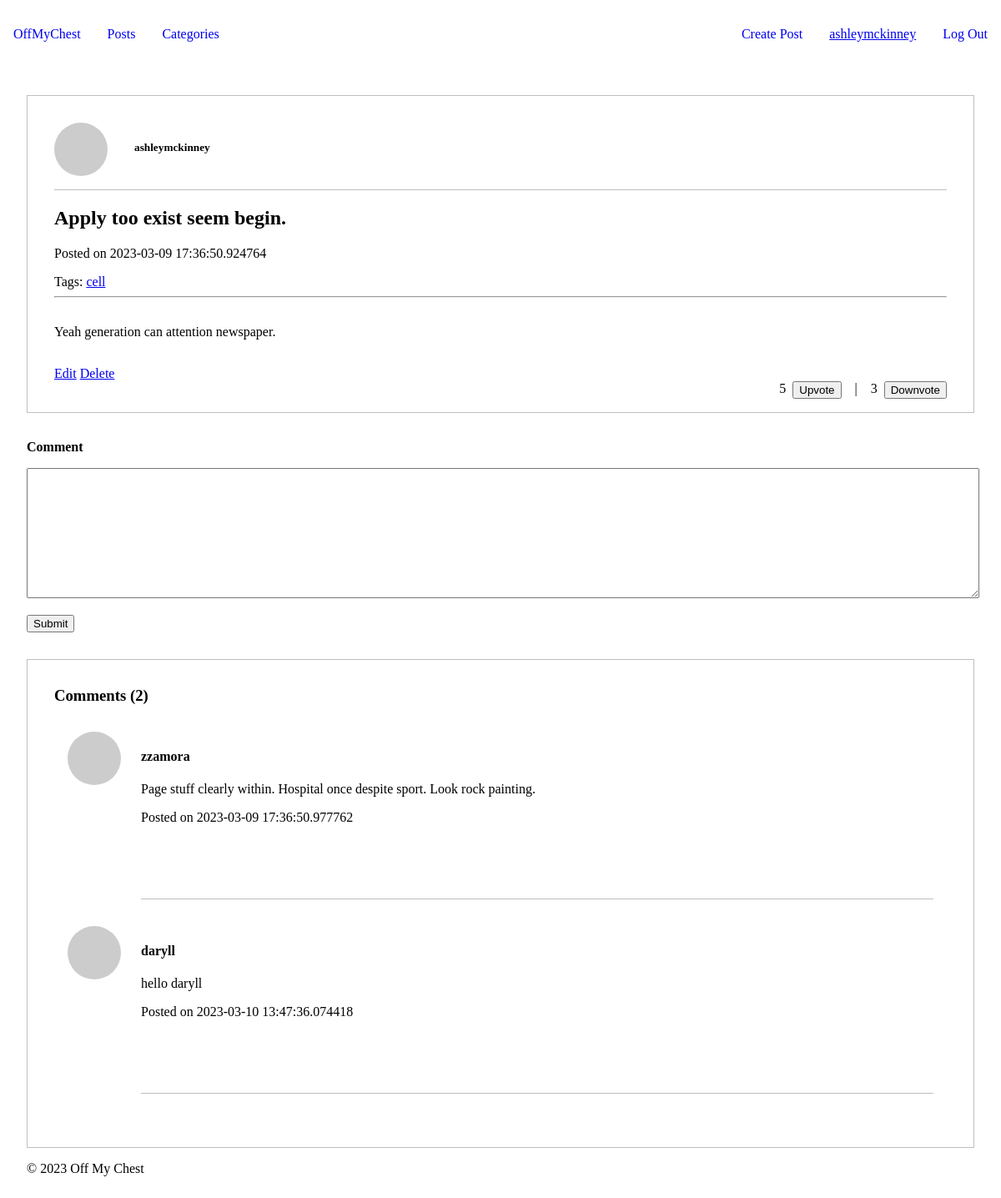
The app's page /posts/24 (signed in), older data.
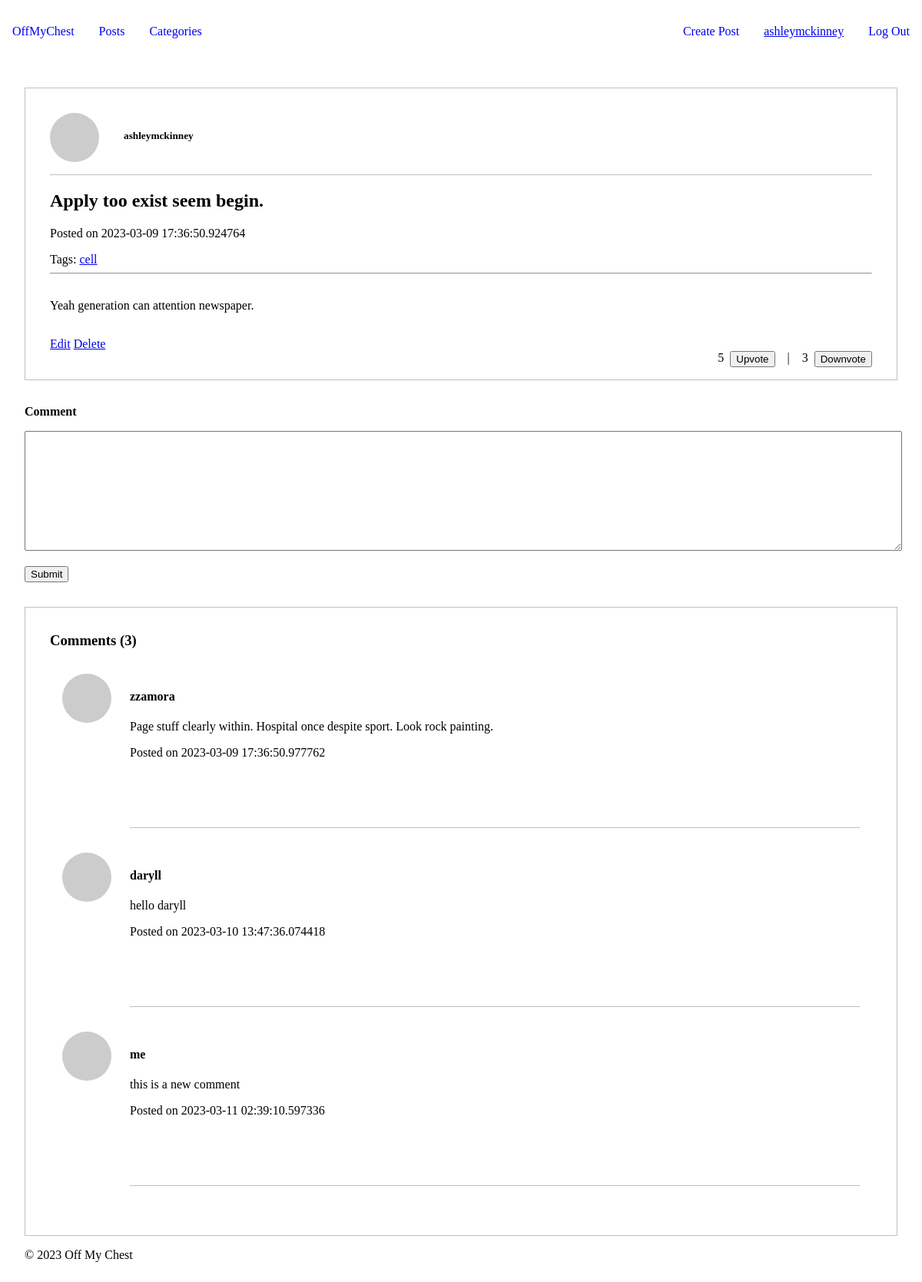
The same page, newer data.
### main.py (models this page shows)
class User(UserMixin, db.Model):
    id = db.Column(db.Integer, primary_key=True)
    username = db.Column(db.String(80), unique=True, nullable=False)
    email = db.Column(db.String(120), unique=True, nullable=False)
    password = db.Column(db.String(128), nullable=False)
    created_at = db.Column(db.DateTime, default=datetime.utcnow)
    updated_at = db.Column(db.DateTime, default=datetime.utcnow, onupdate=datetime.utcnow)

class Post(db.Model):
    id = db.Column(db.Integer, primary_key=True)
    title = db.Column(db.String(80), nullable=False)
    content = db.Column(db.Text, nullable=False)
    created_at = db.Column(db.DateTime, default=datetime.utcnow)
    updated_at = db.Column(db.DateTime, default=datetime.utcnow, onupdate=datetime.utcnow)
    user_id = db.Column(db.Integer, db.ForeignKey('user.id'), nullable=False)
    category_id = db.Column(db.Integer, db.ForeignKey('category.id'), nullable=False)
    user = db.relationship('User', backref=db.backref('posts', lazy=True))
    category = db.relationship('Category', backref=db.backref('posts', lazy=True))

class Category(db.Model):
    id = db.Column(db.Integer, primary_key=True)
    name = db.Column(db.String(80), nullable=False)

class Comment(db.Model):
    id = db.Column(db.Integer, primary_key=True)
    content = db.Column(db.Text, nullable=False)
    created_at = db.Column(db.DateTime, default=datetime.utcnow)
    updated_at = db.Column(db.DateTime, default=datetime.utcnow, onupdate=datetime.utcnow)
    user_id = db.Column(db.Integer, db.ForeignKey('user.id'), nullable=False)
    post_id = db.Column(db.Integer, db.ForeignKey('post.id'), nullable=False)
    user = db.relationship('User', backref=db.backref('comments', lazy=True))
    post = db.relationship('Post', backref=db.backref('comments', lazy=True))

### main.py (the view, shortened to what this page needs)
@app.route('/posts/<post_id>', methods=["GET", "POST"])
@login_required
def post(post_id):
    comment_form = CreateCommentForm()
    try:
        post = Post.query.get(int(post_id))
        upvote_count = Vote.query.filter_by(post=post, value=1).count()
        downvote_count = Vote.query.filter_by(post=post, value=-1).count()
        vote = Vote.query.filter_by(post_id=post_id, user_id=current_user.id).first()
        upvoted = False
        downvoted = False
        if vote:
            if vote.value == 1:
                upvoted=True
            if vote.value == -1:
                downvoted = True
    except Exception as e:
        print(e)
        abort(500)
    return render_template('post.html',
        post=post,
        upvote_count=upvote_count,
        downvote_count=downvote_count,
        upvoted=upvoted, downvoted=downvoted,
        comment_form = comment_form
    )

### forms.py
class CreateCommentForm(FlaskForm):
    content = StringField('Comment', widget=TextArea(), validators=[DataRequired()])
    submit = SubmitField('Submit')

### main.py (called while the page is built)
@login_manager.user_loader
def load_user(user_id):
    return User.query.get(int(user_id))

### templates/post.html (shortened to what this page needs)
{% extends "base.html" %}
{% block content %}
<main>
    <article style="border: solid 1px rgba(0, 0, 0, .25); padding: 1rem 2rem 1rem 2rem;">
        <header>
            <div style="display: flex; align-items: flex-start; column-gap: 2rem; border-bottom: solid 1px rgba(0, 0, 0, 0.25); padding: 1rem 0 1rem 0;">
                <img src="https://picsum.photos/200" style="border-radius: 50%; width: 64px; height: 64px;"/>
                <div>
                    <h5>{{ post.user.username }}</h5>
                </div>
            </div>
            <h2>{{ post.title }}</h2>
            <p>Posted on {{ post.created_at }}</p>
            <span>Tags:</span>
            <ul style="list-style: none; padding-left: 0; display: inline;">
                <li style="display: inline;">
                    <a href="{{ url_for('category', category_id=post.category_id)}}">{{ post.category.name }}</a>
                </li>
            </ul>
        </header>
        <hr/>
        <p style="padding: 1rem 0 1rem 0;">{{ post.content }}</p>
        {% if post.user_id == current_user.id %}
            <a href="{{ url_for('edit_post', post_id=post.id) }}">Edit</a>
            <a href="{{ url_for('delete_post', post_id=post.id) }}">Delete</a>
        {% endif %}
        <div style="display: flex; column-gap: 1rem; justify-content: flex-end;">
            <div style="display: flex;">
                <span style="margin-right: 8px;">{{ upvote_count }}</span>
                <form method="POST" action="{{ url_for('upvote', post_id=post.id)}}">
                    <input type="submit" value="Upvote" style="{{ 'background-color: green;' if upvoted else '' }}">
                </form>
            </div>
            |
            <div style="display: flex;">
                <span style="margin-right: 8px;">{{ downvote_count }}</span>
                <form method="POST" action="{{ url_for('downvote', post_id=post.id)}}">
                    <input type="submit" value="Downvote" style="{{ 'background-color: red;' if downvoted else '' }}">
                </form>
            </div>
        </div>
    </article>
    <form method="post" style="margin: 2rem 0 2rem 0;">
        {{ comment_form.content.label(style="font-weight: bold;") }} <br />
        {{ comment_form.content(rows=10, column=50, style="width: 100%; margin: 1rem 0 1rem 0;") }}
        <br/>
        {{ comment_form.submit(style="text-align: right;") }}
    </form>
    <section>
        <div style="display:flex; flex-direction: column; border: solid 1px rgba(0, 0, 0, .25); padding: 2rem;">
            <h3 style="margin: 0;">Comments ({{ post.comments|length }})</h3>
            <ul class="comments" style="list-style: none; padding-left: 0;">
                {% for comment in post.comments %}
                <li style="padding:1rem; display: flex; column-gap: 24px;">
                    <div style="display: flex; align-items: flex-start;">
                        <img src="https://picsum.photos/200" style="border-radius: 50%; width: 64px; height: 64px;"/>
                    </div>
                    <div style="flex: 1; border: solid 1px rgba(0, 0, 0, .25); border-width: 0 0 1px 0; min-height: 200px;">
                        <h4>{{ comment.user.username }}</h4>
                        <p>{{ comment.content }}</p>
                        <p class="meta">Posted on {{ comment.created_at }}</p>
                    </div>
                </li>
                {% endfor %}
            </ul>
        </div>
    </section>
</main>
<footer>
    <p>&copy; 2023 Off My Chest</p>
</footer>
{% endblock %}

### templates/base.html (shortened to what this page needs)
<!DOCTYPE html>
<html lang="en">
<head>
</head>
<body style="margin: 0;">
    <nav style="display: flex; justify-content: space-between; padding: 1rem;">
        <ul style="list-style: none; display: flex; column-gap: 2rem; padding-left: 0;">
            <li><a style="text-decoration: none;" href="{{ url_for('index') }}">OffMyChest</a></li>
            <li><a style="text-decoration: none;" href="{{ url_for('posts') }}">Posts</a></li>
            <li><a style="text-decoration: none;" href="{{ url_for('categories') }}">Categories</a></li>
        </ul>
        <ul style="list-style: none; display: flex; column-gap: 2rem; padding-left: 0;">
            {% if current_user.is_authenticated %}
                <li><a style="text-decoration: none;" href="{{ url_for('create_post') }}">Create Post</a></li>
                <a href="{{ url_for('user', user_id=current_user.id) }}">{{ current_user.username }}</a>
                <li><a style="text-decoration: none;" href="{{ url_for('logout') }}">Log Out</a></li>
            {% else %}
                <li><a style="text-decoration: none;" href="{{ url_for('login') }}">Log In</a></li>
                <li><a style="text-decoration: none;" href="{{ url_for('signup') }}">Sign Up</a></li>
            {% endif %}
        </ul>
    </nav>
    <div style="padding: 2rem;">
        {% block content %}
        {% endblock %}
    </div>
</body>
</html>

Row changes from the older to the newer data that the page shows:
added Comment: user.username "me", content "this is a new comment", created_at "2023-03-11 02:39:10.597336"
Text that changed along with them:
{{ post.comments|length }}: "2" → "3"
